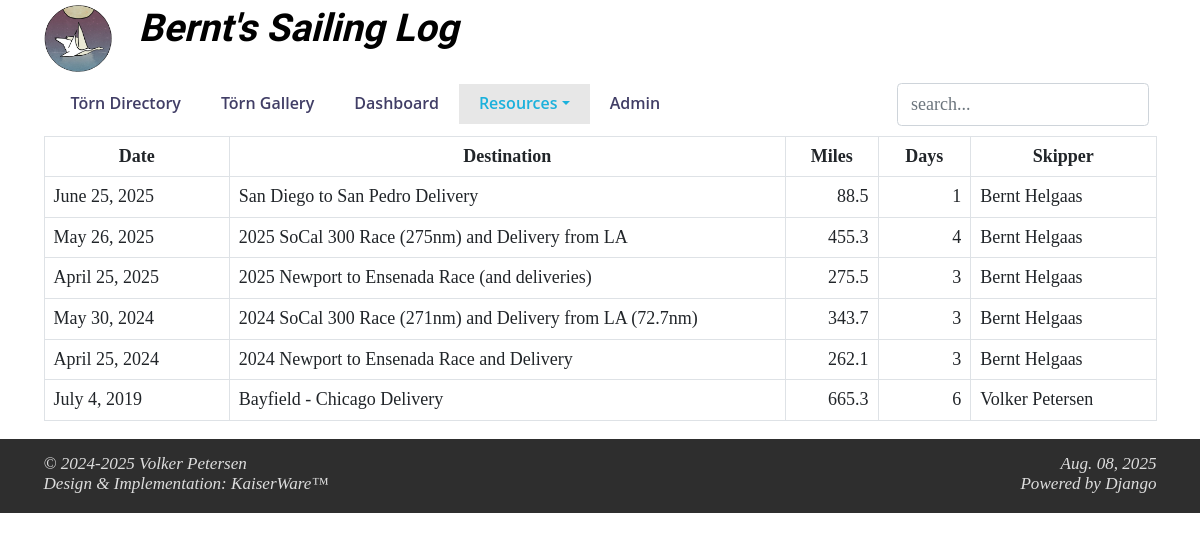
The app's page /printDirectory, older data.
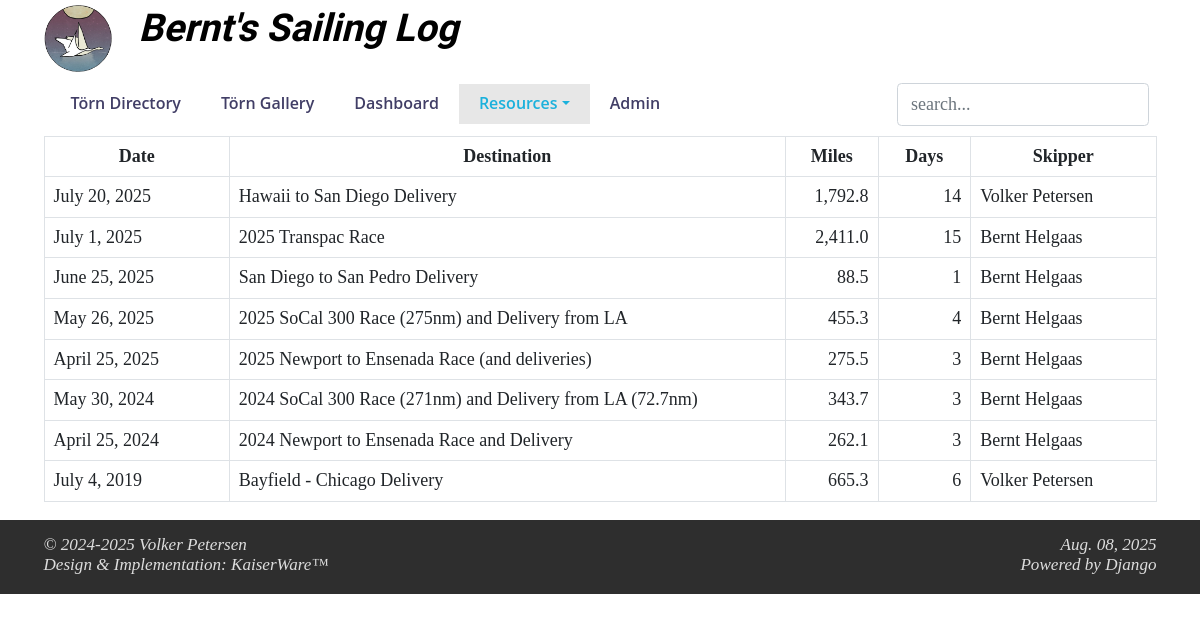
The same page, newer data.
### toerns/models.py (models this page shows, shortened)
class toerndirectory(models.Model):
    geoChoices = (
        ('Atlantic', u'Atlantic'),
        ('Baltic', u'Baltic'),
        ('Caribbean', u'Caribbean'),
        ('Coratia', u'Croatia'),
        ('Great Lakes', u'Great Lakes'),
        ('Pacific', u'Pacific')
    )
    id = models.AutoField(primary_key=True)
    startDate = models.DateField(help_text="date in YYYY-MM-DD format")
    endDate = models.DateField(help_text="date in YYYY-MM-DD format")
    destination = models.CharField(blank=True, null=True, max_length=150)
    georegion = models.CharField(blank=True, null=True, max_length=40, choices=geoChoices,
                                 help_text="Atlantic, Baltic, Caribbean, Croatia, Great Lakes, Pacific")
    maptable = models.CharField(blank=True, null=True, max_length=100,
                                help_text="name of the Google Maps waypoints table")
    boat = models.CharField(blank=True, null=True, max_length=810)
    miles = models.DecimalField(null=True, max_digits=8, decimal_places=2)
    daysAtSea = models.IntegerField()
    skipper = models.ManyToManyField(CrewMembers, blank=True, related_name='skipperToern')
    crew = models.ManyToManyField(CrewMembers, blank=True, related_name='crewToern')
    image = models.CharField(blank=True, null=True, max_length=100)
    picturelink = models.CharField(blank=True, null=True, max_length=200)
    class Meta:
        managed = True
        db_table = "ToernDirectory"
        verbose_name_plural = 'Toern Directory'

class CrewMembers(models.Model):
    firstName = models.CharField(max_length=50)
    lastName = models.CharField(max_length=50)
    email = models.CharField(max_length=50, blank=True)
    skills = models.ManyToManyField(SailingSkills, blank=True)
    class Meta:
        managed = True
        db_table = "CrewMembers"
        verbose_name_plural = 'Crew Members'
        ordering = ['lastName', 'firstName']

### toerns/views.py (the view)
# urls.py: path("printDirectory", views.printDirectory, name="PrintDirectory"),
def printDirectory(request):
    return render(request, "toerns/printDirectory.html",
                  context=fetchContent(request, route="all"))

### templates/toerns/printDirectory.html (shortened to what this page needs)
{% extends "toerns/header.html" %}
{% load static %}
{% load humanize %}
{% block content %}
    <div class="container">
		<table class="table table-bordered display responsive wrap" cellspacing="0" width="100%" >
		<thead>
			<tr>
				<th class="col-2 text-center">Date</th>
				<th class="col-6 text-center">Destination</th>
				<th class="col-1 text-center">Miles</th>
				<th class="col-1 text-center">Days</th>
				<th class="col-2 text-center">Skipper</th>
			</tr>
		</thead>
		<tbody>
		{% for trip in trips %}
	        <tr>
				<td class="text-start">{{ trip.startDate }}</td>
				<td class="text-start">{{ trip.destination|safe }}</td>
				<td class="text-end">{{ trip.miles|floatformat:1|intcomma }}</td>
				<td class="text-end">{{ trip.daysAtSea }}</td>
				<td class="text-start">
					{% for skipper in trip.skipper.all %}
						{{ skipper.firstName }}&nbsp;{{ skipper.lastName }}
					{% endfor %}
				</td>
	        </tr>
		{% empty %}
			<div class="row">
				<div class="col-12">
					<h2>No sailing trips found in the SQLite DB.</h2>
				</div>
			</div>
		{% endfor %}
		</tbody>
		</table>
    </div>
{% endblock %}

Row changes from the older to the newer data that the page shows:
added toerndirectory: startDate "July 20, 2025", destination "Hawaii to San Diego Delivery", miles "1,792.8", daysAtSea "14", CrewMembers (firstName "Volker", lastName "Petersen")
added toerndirectory: startDate "July 1, 2025", destination "2025 Transpac Race", miles "2,411.0", daysAtSea "15", CrewMembers (firstName "Bernt", lastName "Helgaas")
